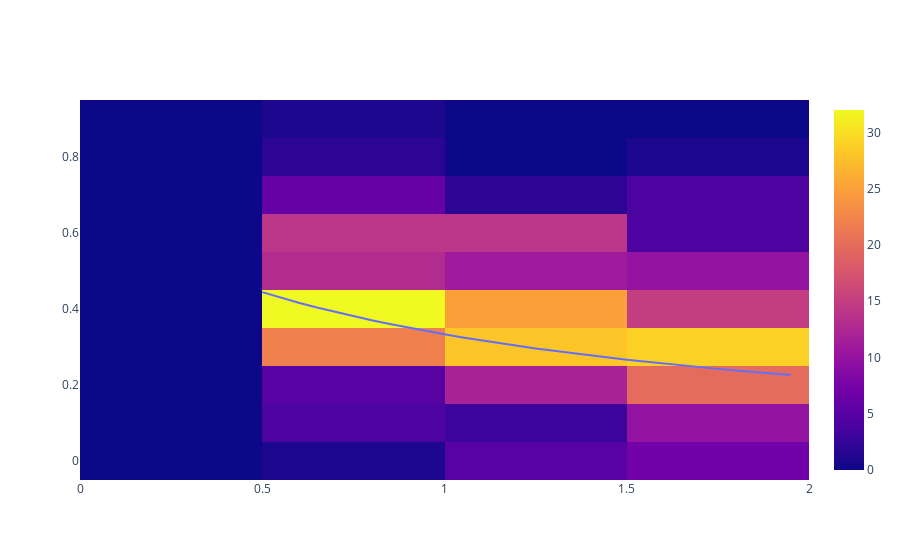

The notebook cell saved with this chart:
### Code cell
df_eps = pd.concat(list_sim_stats)
df_eps.to_csv('eps.csv')
#df_eps = pd.read_csv('test.csv')

df_eps['Predicted_H_Share'] = 1/((1+df_eps['epsilon'])*(df_eps['rho']))
df_eps['Predicted_Exposure'] = 1/(df_eps['p_SES_high']*(1+df_eps['epsilon']))
df_eps['Predicted_Friend_Bias'] = (df_eps['epsilon']*(df_eps['rho']-1))/(df_eps['epsilon']*df_eps['rho']+1)


#df_eps.to_csv('test.csv')
heatmap = px.density_heatmap(x=df_eps['epsilon'], y=df_eps['H_Share'], range_x=[0.5,2], range_y=[0,1])
lines = px.line(x=df_eps['epsilon'], y=df_eps['Predicted_H_Share'], range_x=[0.5,2], range_y=[0,1])

fig = go.Figure(data = heatmap.data + lines.data)
fig.show()

### Figure 1 — Plotly figure (JSON) as saved in the notebook; plotly's stock layout.template omitted (floating-point values rounded to 4 significant figures; data arrays with more than 128 entries replaced by an {"elided": "..."} marker saying what was removed)
{"data": [{"coloraxis": "coloraxis", "hovertemplate": "x=%{x}<br>y=%{y}<br>count=%{z}<extra></extra>", "name": "", "type": "histogram2d", "x": {"elided": "300 float values"}, "xaxis": "x", "xbingroup": "x", "y": {"elided": "300 float values"}, "yaxis": "y", "ybingroup": "y"}, {"hovertemplate": "x=%{x}<br>y=%{y}<extra></extra>", "legendgroup": "", "line": {"color": "#636efa", "dash": "solid"}, "marker": {"symbol": "circle"}, "mode": "lines", "name": "", "orientation": "v", "showlegend": false, "type": "scatter", "x": {"elided": "300 float values"}, "xaxis": "x", "y": {"elided": "300 float values"}, "yaxis": "y"}], "layout": {}}
